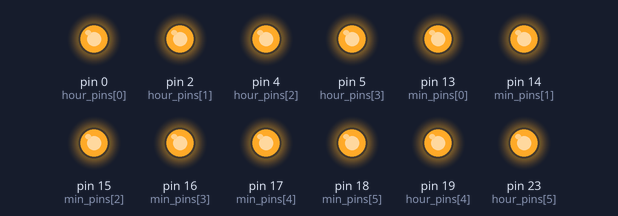
Simulated run of this sketch. Board: Arduino Mega 2560, built with avr-gcc and run on an emulated ATmega2560. Shown: output pins drawn as LEDs (lit = HIGH).

Above: at 0.1 s.
Timing chart, 0 to 1.6 s (numbered marks = the images above):
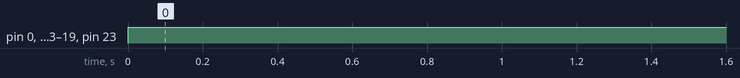

Measured:
- by itself, pin 0 (hour_pins[0]), pin 2 (hour_pins[1]), pin 4 (hour_pins[2]), pin 5 (hour_pins[3]), pin 13 (min_pins[0]), pin 14 (min_pins[1]), pin 15 (min_pins[2]), pin 16 (min_pins[3]), pin 17 (min_pins[4]), pin 18 (min_pins[5]), pin 19 (hour_pins[4]), pin 23 (hour_pins[5]): LOW → HIGH at 0.00 s

The sketch:

binary_clock_leds.ino
```cpp
#include <Arduino.h>
const int min_pins[] = {13, 14, 15, 16, 17, 18}; // Change these pin numbers according to your setup
const int hour_pins[] = {0, 2, 4, 5, 19, 23};     // Change these pin numbers according to your setup

int hour_start= 18;
int min_start = 45;

void setup()
{
    // Set the LED pins as outputs
    for (int i = 0; i < 6; i++)
    {
        pinMode(min_pins[i], OUTPUT);
        pinMode(hour_pins[i], OUTPUT);
    }
    //    Serial.begin(9600);
}

void loop()
{
    // count hours 0 - 23
    for (int hour = 0; hour < 24; hour++)
    {
        // Convert the number to binary and display it on the seconds LEDs
        displayBinary(hour, hour_pins);
        // Display hours
        //        Serial.print("hours: ");
        //        Serial.println(hour);

        // Count minutes from 0 to 59
        for (int min = 0; min < 60; min++)
        {
            // Convert the number to binary and display it on the minutes LEDs
            displayBinary(min, min_pins);
            // Display seconds
            //            Serial.print("seconds: ");
            //            Serial.println(sec);
            for (int sec =0; sec < 60; sec++){
                delay(1000);
            }
        }
    }
}

// Function to display a number in binary on the LEDs
void displayBinary(int num, const int *pins)
{
    for (int i = 0; i < 6; i++)
    {
        // Turn the LED on if the corresponding bit is 1, otherwise turn it off
        digitalWrite(pins[i], !bitRead(num, 5 - i));
    }
}
```
